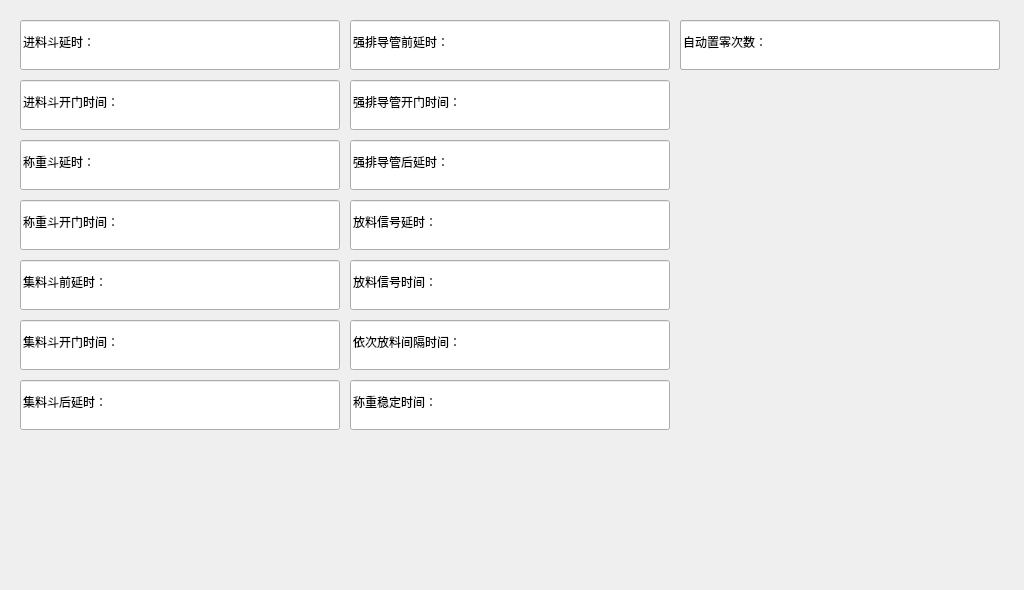
<?xml version="1.0" encoding="UTF-8"?>
<ui version="4.0">
 <class>FormMainModifyTime</class>
 <widget class="QWidget" name="FormMainModifyTime">
  <property name="geometry">
   <rect>
    <x>0</x>
    <y>0</y>
    <width>1024</width>
    <height>590</height>
   </rect>
  </property>
  <property name="windowTitle">
   <string>Form</string>
  </property>
  <widget class="QImageLineEdit" name="p_13">
   <property name="geometry">
    <rect>
     <x>680</x>
     <y>20</y>
     <width>320</width>
     <height>50</height>
    </rect>
   </property>
   <property name="whatsThis">
    <string>自动置零次数：?</string>
   </property>
   <property name="text">
    <string>自动置零次数：</string>
   </property>
  </widget>
  <widget class="QImageLineEdit" name="p_10">
   <property name="geometry">
    <rect>
     <x>350</x>
     <y>320</y>
     <width>320</width>
     <height>50</height>
    </rect>
   </property>
   <property name="whatsThis">
    <string>依次放料间隔时间：?</string>
   </property>
   <property name="text">
    <string>依次放料间隔时间：</string>
   </property>
  </widget>
  <widget class="QImageLineEdit" name="p_12">
   <property name="geometry">
    <rect>
     <x>680</x>
     <y>20</y>
     <width>320</width>
     <height>50</height>
    </rect>
   </property>
   <property name="whatsThis">
    <string>自动置零时间：?</string>
   </property>
   <property name="text">
    <string>自动置零时间：</string>
   </property>
  </widget>
  <widget class="QImageLineEdit" name="p_4">
   <property name="geometry">
    <rect>
     <x>20</x>
     <y>200</y>
     <width>320</width>
     <height>50</height>
    </rect>
   </property>
   <property name="whatsThis">
    <string>称重斗开门时间：?</string>
   </property>
   <property name="text">
    <string>称重斗开门时间：</string>
   </property>
  </widget>
  <widget class="QImageLineEdit" name="p_5">
   <property name="geometry">
    <rect>
     <x>20</x>
     <y>260</y>
     <width>320</width>
     <height>50</height>
    </rect>
   </property>
   <property name="whatsThis">
    <string>集料斗前延时：?</string>
   </property>
   <property name="text">
    <string>集料斗前延时：</string>
   </property>
  </widget>
  <widget class="QImageLineEdit" name="p_1">
   <property name="geometry">
    <rect>
     <x>20</x>
     <y>20</y>
     <width>320</width>
     <height>50</height>
    </rect>
   </property>
   <property name="whatsThis">
    <string>进料斗延时：?</string>
   </property>
   <property name="text">
    <string>进料斗延时：</string>
   </property>
  </widget>
  <widget class="QImageLineEdit" name="p_9">
   <property name="geometry">
    <rect>
     <x>350</x>
     <y>260</y>
     <width>320</width>
     <height>50</height>
    </rect>
   </property>
   <property name="whatsThis">
    <string>放料信号时间：?</string>
   </property>
   <property name="text">
    <string>放料信号时间：</string>
   </property>
  </widget>
  <widget class="QImageLineEdit" name="p_11">
   <property name="geometry">
    <rect>
     <x>350</x>
     <y>380</y>
     <width>320</width>
     <height>50</height>
    </rect>
   </property>
   <property name="whatsThis">
    <string>称重稳定时间：?</string>
   </property>
   <property name="text">
    <string>称重稳定时间：</string>
   </property>
  </widget>
  <widget class="QImageLineEdit" name="p_2">
   <property name="geometry">
    <rect>
     <x>20</x>
     <y>80</y>
     <width>320</width>
     <height>50</height>
    </rect>
   </property>
   <property name="whatsThis">
    <string>进料斗开门时间：?</string>
   </property>
   <property name="text">
    <string>进料斗开门时间：</string>
   </property>
  </widget>
  <widget class="QImageLineEdit" name="p_8">
   <property name="geometry">
    <rect>
     <x>350</x>
     <y>200</y>
     <width>320</width>
     <height>50</height>
    </rect>
   </property>
   <property name="whatsThis">
    <string>放料信号延时：?</string>
   </property>
   <property name="text">
    <string>放料信号延时：</string>
   </property>
  </widget>
  <widget class="QImageLineEdit" name="p_14">
   <property name="geometry">
    <rect>
     <x>350</x>
     <y>20</y>
     <width>320</width>
     <height>50</height>
    </rect>
   </property>
   <property name="whatsThis">
    <string>强排导管前延时：?</string>
   </property>
   <property name="text">
    <string>强排导管前延时：</string>
   </property>
  </widget>
  <widget class="QImageLineEdit" name="p_15">
   <property name="geometry">
    <rect>
     <x>350</x>
     <y>80</y>
     <width>320</width>
     <height>50</height>
    </rect>
   </property>
   <property name="whatsThis">
    <string>强排导管开门时间：?</string>
   </property>
   <property name="text">
    <string>强排导管开门时间：</string>
   </property>
  </widget>
  <widget class="QImageLineEdit" name="p_7">
   <property name="geometry">
    <rect>
     <x>20</x>
     <y>380</y>
     <width>320</width>
     <height>50</height>
    </rect>
   </property>
   <property name="whatsThis">
    <string>集料斗后延时：?</string>
   </property>
   <property name="text">
    <string>集料斗后延时：</string>
   </property>
  </widget>
  <widget class="QImageLineEdit" name="p_16">
   <property name="geometry">
    <rect>
     <x>350</x>
     <y>140</y>
     <width>320</width>
     <height>50</height>
    </rect>
   </property>
   <property name="whatsThis">
    <string>强排导管后延时：?</string>
   </property>
   <property name="text">
    <string>强排导管后延时：</string>
   </property>
  </widget>
  <widget class="QImageLineEdit" name="p_3">
   <property name="geometry">
    <rect>
     <x>20</x>
     <y>140</y>
     <width>320</width>
     <height>50</height>
    </rect>
   </property>
   <property name="whatsThis">
    <string>称重斗延时：?</string>
   </property>
   <property name="text">
    <string>称重斗延时：</string>
   </property>
  </widget>
  <widget class="QImageLineEdit" name="p_6">
   <property name="geometry">
    <rect>
     <x>20</x>
     <y>320</y>
     <width>320</width>
     <height>50</height>
    </rect>
   </property>
   <property name="whatsThis">
    <string>集料斗开门时间：?</string>
   </property>
   <property name="text">
    <string>集料斗开门时间：</string>
   </property>
  </widget>
  <zorder>p_10</zorder>
  <zorder>p_12</zorder>
  <zorder>p_4</zorder>
  <zorder>p_5</zorder>
  <zorder>p_1</zorder>
  <zorder>p_9</zorder>
  <zorder>p_11</zorder>
  <zorder>p_2</zorder>
  <zorder>p_8</zorder>
  <zorder>p_14</zorder>
  <zorder>p_15</zorder>
  <zorder>p_7</zorder>
  <zorder>p_16</zorder>
  <zorder>p_3</zorder>
  <zorder>p_6</zorder>
  <zorder>p_13</zorder>
 </widget>
 <customwidgets>
  <customwidget>
   <class>QImageLineEdit</class>
   <extends>QLineEdit</extends>
   <header>MWidget.h</header>
  </customwidget>
 </customwidgets>
 <resources/>
 <connections/>
</ui>
